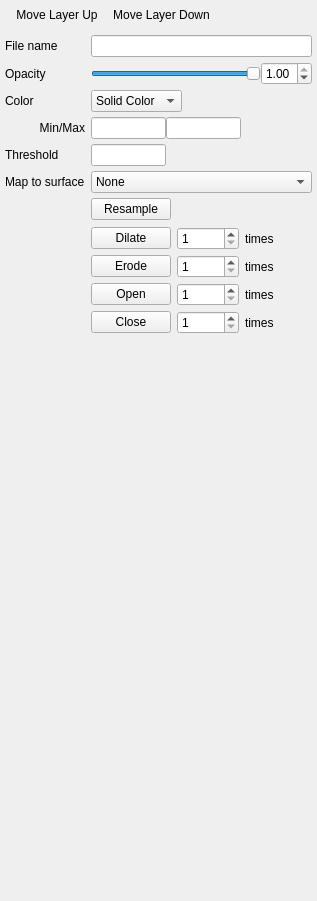
<?xml version="1.0" encoding="UTF-8"?>
<ui version="4.0">
 <class>PanelROI</class>
 <widget class="QScrollArea" name="PanelROI">
  <property name="geometry">
   <rect>
    <x>0</x>
    <y>0</y>
    <width>317</width>
    <height>901</height>
   </rect>
  </property>
  <property name="windowTitle">
   <string>ScrollArea</string>
  </property>
  <property name="frameShape">
   <enum>QFrame::NoFrame</enum>
  </property>
  <property name="widgetResizable">
   <bool>true</bool>
  </property>
  <widget class="QWidget" name="scrollAreaWidgetContents">
   <property name="geometry">
    <rect>
     <x>0</x>
     <y>0</y>
     <width>317</width>
     <height>901</height>
    </rect>
   </property>
   <layout class="QVBoxLayout" name="verticalLayout_2">
    <property name="leftMargin">
     <number>5</number>
    </property>
    <property name="topMargin">
     <number>0</number>
    </property>
    <property name="rightMargin">
     <number>5</number>
    </property>
    <property name="bottomMargin">
     <number>5</number>
    </property>
    <item>
     <layout class="QVBoxLayout" name="verticalLayoutToolbar">
      <property name="spacing">
       <number>0</number>
      </property>
      <property name="leftMargin">
       <number>0</number>
      </property>
      <property name="bottomMargin">
       <number>0</number>
      </property>
      <item>
       <widget class="QToolBar" name="toolbar">
        <property name="iconSize">
         <size>
          <width>24</width>
          <height>24</height>
         </size>
        </property>
        <property name="floatable">
         <bool>false</bool>
        </property>
        <addaction name="actionMoveLayerUp"/>
        <addaction name="actionMoveLayerDown"/>
       </widget>
      </item>
     </layout>
    </item>
    <item>
     <layout class="QGridLayout" name="gridLayout">
      <property name="verticalSpacing">
       <number>5</number>
      </property>
      <item row="2" column="1">
       <layout class="QHBoxLayout" name="horizontalLayout_2">
        <item>
         <widget class="QSlider" name="sliderOpacity">
          <property name="maximum">
           <number>100</number>
          </property>
          <property name="value">
           <number>100</number>
          </property>
          <property name="orientation">
           <enum>Qt::Horizontal</enum>
          </property>
         </widget>
        </item>
        <item>
         <widget class="QDoubleSpinBox" name="doubleSpinBoxOpacity">
          <property name="maximum">
           <double>1.000000000000000</double>
          </property>
          <property name="singleStep">
           <double>0.100000000000000</double>
          </property>
          <property name="value">
           <double>1.000000000000000</double>
          </property>
         </widget>
        </item>
       </layout>
      </item>
      <item row="7" column="0">
       <widget class="QLabel" name="labelColor_4">
        <property name="text">
         <string>Map to surface</string>
        </property>
       </widget>
      </item>
      <item row="3" column="1">
       <layout class="QHBoxLayout" name="horizontalLayout">
        <item>
         <widget class="QComboBox" name="comboBoxColorMap">
          <item>
           <property name="text">
            <string>Solid Color</string>
           </property>
          </item>
          <item>
           <property name="text">
            <string>Heatscale</string>
           </property>
          </item>
         </widget>
        </item>
        <item>
         <widget class="QtColorPicker" name="colorPickerColor" native="true">
          <property name="minimumSize">
           <size>
            <width>15</width>
            <height>0</height>
           </size>
          </property>
         </widget>
        </item>
        <item>
         <spacer name="horizontalSpacer">
          <property name="orientation">
           <enum>Qt::Horizontal</enum>
          </property>
          <property name="sizeHint" stdset="0">
           <size>
            <width>1</width>
            <height>1</height>
           </size>
          </property>
         </spacer>
        </item>
       </layout>
      </item>
      <item row="4" column="1">
       <layout class="QHBoxLayout" name="horizontalLayout_4">
        <item>
         <widget class="QLineEdit" name="lineEditHeatscaleMin">
          <property name="maximumSize">
           <size>
            <width>75</width>
            <height>16777215</height>
           </size>
          </property>
         </widget>
        </item>
        <item>
         <widget class="QLineEdit" name="lineEditHeatscaleMax">
          <property name="maximumSize">
           <size>
            <width>75</width>
            <height>16777215</height>
           </size>
          </property>
         </widget>
        </item>
        <item>
         <spacer name="horizontalSpacer_4">
          <property name="orientation">
           <enum>Qt::Horizontal</enum>
          </property>
          <property name="sizeHint" stdset="0">
           <size>
            <width>0</width>
            <height>0</height>
           </size>
          </property>
         </spacer>
        </item>
       </layout>
      </item>
      <item row="7" column="1">
       <widget class="QComboBox" name="comboBoxMappedSurface">
        <item>
         <property name="text">
          <string>None</string>
         </property>
        </item>
       </widget>
      </item>
      <item row="6" column="0">
       <widget class="QLabel" name="labelColor_2">
        <property name="text">
         <string>Threshold</string>
        </property>
       </widget>
      </item>
      <item row="9" column="1">
       <widget class="QWidget" name="widgetDilateErode" native="true">
        <property name="minimumSize">
         <size>
          <width>0</width>
          <height>20</height>
         </size>
        </property>
        <layout class="QGridLayout" name="gridLayout_2">
         <property name="leftMargin">
          <number>0</number>
         </property>
         <property name="topMargin">
          <number>2</number>
         </property>
         <property name="rightMargin">
          <number>6</number>
         </property>
         <property name="bottomMargin">
          <number>2</number>
         </property>
         <property name="verticalSpacing">
          <number>5</number>
         </property>
         <item row="0" column="2">
          <widget class="QLabel" name="label_2">
           <property name="text">
            <string>times</string>
           </property>
          </widget>
         </item>
         <item row="0" column="0">
          <widget class="QPushButton" name="pushButtonDilate">
           <property name="text">
            <string>Dilate</string>
           </property>
          </widget>
         </item>
         <item row="2" column="0">
          <widget class="QPushButton" name="pushButtonOpen">
           <property name="text">
            <string>Open</string>
           </property>
          </widget>
         </item>
         <item row="1" column="0">
          <widget class="QPushButton" name="pushButtonErode">
           <property name="text">
            <string>Erode</string>
           </property>
          </widget>
         </item>
         <item row="0" column="1">
          <widget class="QSpinBox" name="spinBoxDilateTimes">
           <property name="minimum">
            <number>1</number>
           </property>
           <property name="maximum">
            <number>100</number>
           </property>
          </widget>
         </item>
         <item row="1" column="2">
          <widget class="QLabel" name="label_3">
           <property name="text">
            <string>times</string>
           </property>
          </widget>
         </item>
         <item row="1" column="1">
          <widget class="QSpinBox" name="spinBoxErodeTimes">
           <property name="minimum">
            <number>1</number>
           </property>
           <property name="maximum">
            <number>100</number>
           </property>
          </widget>
         </item>
         <item row="3" column="0">
          <widget class="QPushButton" name="pushButtonClose">
           <property name="text">
            <string>Close</string>
           </property>
          </widget>
         </item>
         <item row="2" column="1">
          <widget class="QSpinBox" name="spinBoxOpenTimes">
           <property name="minimum">
            <number>1</number>
           </property>
           <property name="maximum">
            <number>100</number>
           </property>
          </widget>
         </item>
         <item row="3" column="1">
          <widget class="QSpinBox" name="spinBoxCloseTimes">
           <property name="minimum">
            <number>1</number>
           </property>
           <property name="maximum">
            <number>100</number>
           </property>
          </widget>
         </item>
         <item row="2" column="2">
          <widget class="QLabel" name="label_4">
           <property name="text">
            <string>times</string>
           </property>
          </widget>
         </item>
         <item row="3" column="2">
          <widget class="QLabel" name="label_5">
           <property name="text">
            <string>times</string>
           </property>
          </widget>
         </item>
        </layout>
       </widget>
      </item>
      <item row="2" column="0">
       <widget class="QLabel" name="labelOpacity">
        <property name="text">
         <string>Opacity</string>
        </property>
       </widget>
      </item>
      <item row="1" column="0">
       <widget class="QLabel" name="labelFileName">
        <property name="text">
         <string>File name</string>
        </property>
       </widget>
      </item>
      <item row="3" column="0">
       <widget class="QLabel" name="labelColor">
        <property name="text">
         <string>Color</string>
        </property>
       </widget>
      </item>
      <item row="4" column="0">
       <widget class="QLabel" name="labelHeatscaleRange">
        <property name="text">
         <string>Min/Max</string>
        </property>
        <property name="alignment">
         <set>Qt::AlignRight|Qt::AlignTrailing|Qt::AlignVCenter</set>
        </property>
       </widget>
      </item>
      <item row="1" column="1">
       <widget class="QLineEdit" name="lineEditFileName"/>
      </item>
      <item row="6" column="1">
       <layout class="QHBoxLayout" name="horizontalLayout_3">
        <item>
         <widget class="QLineEdit" name="lineEditThreshold">
          <property name="maximumSize">
           <size>
            <width>75</width>
            <height>16777215</height>
           </size>
          </property>
         </widget>
        </item>
        <item>
         <spacer name="horizontalSpacer_2">
          <property name="orientation">
           <enum>Qt::Horizontal</enum>
          </property>
          <property name="sizeHint" stdset="0">
           <size>
            <width>40</width>
            <height>20</height>
           </size>
          </property>
         </spacer>
        </item>
       </layout>
      </item>
      <item row="8" column="1">
       <layout class="QHBoxLayout" name="horizontalLayout_5">
        <property name="leftMargin">
         <number>0</number>
        </property>
        <item>
         <widget class="QPushButton" name="pushButtonResample">
          <property name="text">
           <string>Resample</string>
          </property>
         </widget>
        </item>
        <item>
         <spacer name="horizontalSpacer_3">
          <property name="orientation">
           <enum>Qt::Horizontal</enum>
          </property>
          <property name="sizeHint" stdset="0">
           <size>
            <width>0</width>
            <height>0</height>
           </size>
          </property>
         </spacer>
        </item>
       </layout>
      </item>
     </layout>
    </item>
    <item>
     <spacer name="verticalSpacer">
      <property name="orientation">
       <enum>Qt::Vertical</enum>
      </property>
      <property name="sizeHint" stdset="0">
       <size>
        <width>0</width>
        <height>0</height>
       </size>
      </property>
     </spacer>
    </item>
   </layout>
  </widget>
  <action name="actionMoveLayerUp">
   <property name="icon">
    <iconset resource="freeview.qrc">
     <normaloff>:/resource/icons/move_up.png</normaloff>:/resource/icons/move_up.png</iconset>
   </property>
   <property name="text">
    <string>Move Layer Up</string>
   </property>
   <property name="toolTip">
    <string>Up</string>
   </property>
  </action>
  <action name="actionMoveLayerDown">
   <property name="icon">
    <iconset resource="freeview.qrc">
     <normaloff>:/resource/icons/move_down.png</normaloff>:/resource/icons/move_down.png</iconset>
   </property>
   <property name="text">
    <string>Move Layer Down</string>
   </property>
   <property name="toolTip">
    <string>Down</string>
   </property>
  </action>
 </widget>
 <customwidgets>
  <customwidget>
   <class>QtColorPicker</class>
   <extends>QWidget</extends>
   <header>qtcolorpicker.h</header>
   <container>1</container>
   <slots>
    <signal>colorChanged(QColor)</signal>
    <signal>currentColorChanged(QColor)</signal>
   </slots>
  </customwidget>
 </customwidgets>
 <tabstops>
  <tabstop>lineEditFileName</tabstop>
  <tabstop>sliderOpacity</tabstop>
  <tabstop>doubleSpinBoxOpacity</tabstop>
  <tabstop>comboBoxColorMap</tabstop>
  <tabstop>lineEditHeatscaleMin</tabstop>
  <tabstop>lineEditHeatscaleMax</tabstop>
  <tabstop>lineEditThreshold</tabstop>
  <tabstop>comboBoxMappedSurface</tabstop>
  <tabstop>pushButtonResample</tabstop>
  <tabstop>pushButtonDilate</tabstop>
  <tabstop>spinBoxDilateTimes</tabstop>
  <tabstop>pushButtonErode</tabstop>
  <tabstop>spinBoxErodeTimes</tabstop>
  <tabstop>pushButtonOpen</tabstop>
  <tabstop>spinBoxOpenTimes</tabstop>
  <tabstop>pushButtonClose</tabstop>
  <tabstop>spinBoxCloseTimes</tabstop>
 </tabstops>
 <resources>
  <include location="freeview.qrc"/>
 </resources>
 <connections>
  <connection>
   <sender>sliderOpacity</sender>
   <signal>valueChanged(int)</signal>
   <receiver>PanelROI</receiver>
   <slot>OnSliderOpacity(int)</slot>
   <hints>
    <hint type="sourcelabel">
     <x>244</x>
     <y>96</y>
    </hint>
    <hint type="destinationlabel">
     <x>56</x>
     <y>283</y>
    </hint>
   </hints>
  </connection>
  <connection>
   <sender>lineEditThreshold</sender>
   <signal>textChanged(QString)</signal>
   <receiver>PanelROI</receiver>
   <slot>OnEditThreshold(QString)</slot>
   <hints>
    <hint type="sourcelabel">
     <x>177</x>
     <y>194</y>
    </hint>
    <hint type="destinationlabel">
     <x>502</x>
     <y>225</y>
    </hint>
   </hints>
  </connection>
  <connection>
   <sender>lineEditHeatscaleMin</sender>
   <signal>textChanged(QString)</signal>
   <receiver>PanelROI</receiver>
   <slot>OnEditHeatscaleMin(QString)</slot>
   <hints>
    <hint type="sourcelabel">
     <x>162</x>
     <y>156</y>
    </hint>
    <hint type="destinationlabel">
     <x>421</x>
     <y>352</y>
    </hint>
   </hints>
  </connection>
  <connection>
   <sender>lineEditHeatscaleMax</sender>
   <signal>textChanged(QString)</signal>
   <receiver>PanelROI</receiver>
   <slot>OnEditHeatscaleMax(QString)</slot>
   <hints>
    <hint type="sourcelabel">
     <x>258</x>
     <y>163</y>
    </hint>
    <hint type="destinationlabel">
     <x>507</x>
     <y>197</y>
    </hint>
   </hints>
  </connection>
  <connection>
   <sender>comboBoxMappedSurface</sender>
   <signal>currentIndexChanged(int)</signal>
   <receiver>PanelROI</receiver>
   <slot>OnComboMappedSurface(int)</slot>
   <hints>
    <hint type="sourcelabel">
     <x>263</x>
     <y>210</y>
    </hint>
    <hint type="destinationlabel">
     <x>609</x>
     <y>399</y>
    </hint>
   </hints>
  </connection>
  <connection>
   <sender>pushButtonErode</sender>
   <signal>clicked()</signal>
   <receiver>PanelROI</receiver>
   <slot>OnButtonErode()</slot>
   <hints>
    <hint type="sourcelabel">
     <x>181</x>
     <y>316</y>
    </hint>
    <hint type="destinationlabel">
     <x>565</x>
     <y>309</y>
    </hint>
   </hints>
  </connection>
  <connection>
   <sender>pushButtonDilate</sender>
   <signal>clicked()</signal>
   <receiver>PanelROI</receiver>
   <slot>OnButtonDilate()</slot>
   <hints>
    <hint type="sourcelabel">
     <x>181</x>
     <y>286</y>
    </hint>
    <hint type="destinationlabel">
     <x>505</x>
     <y>326</y>
    </hint>
   </hints>
  </connection>
  <connection>
   <sender>pushButtonOpen</sender>
   <signal>clicked()</signal>
   <receiver>PanelROI</receiver>
   <slot>OnButtonOpen()</slot>
   <hints>
    <hint type="sourcelabel">
     <x>181</x>
     <y>346</y>
    </hint>
    <hint type="destinationlabel">
     <x>488</x>
     <y>415</y>
    </hint>
   </hints>
  </connection>
  <connection>
   <sender>pushButtonClose</sender>
   <signal>clicked()</signal>
   <receiver>PanelROI</receiver>
   <slot>OnButtonClose()</slot>
   <hints>
    <hint type="sourcelabel">
     <x>181</x>
     <y>376</y>
    </hint>
    <hint type="destinationlabel">
     <x>491</x>
     <y>365</y>
    </hint>
   </hints>
  </connection>
  <connection>
   <sender>pushButtonResample</sender>
   <signal>clicked()</signal>
   <receiver>PanelROI</receiver>
   <slot>OnButtonResample()</slot>
   <hints>
    <hint type="sourcelabel">
     <x>140</x>
     <y>244</y>
    </hint>
    <hint type="destinationlabel">
     <x>415</x>
     <y>246</y>
    </hint>
   </hints>
  </connection>
 </connections>
 <slots>
  <slot>OnSliderOpacity(int)</slot>
  <slot>OnEditThreshold(QString)</slot>
  <slot>OnEditHeatscaleMin(QString)</slot>
  <slot>OnEditHeatscaleMax(QString)</slot>
  <slot>OnComboMappedSurface(int)</slot>
  <slot>OnButtonDilate()</slot>
  <slot>OnButtonErode()</slot>
  <slot>OnButtonOpen()</slot>
  <slot>OnButtonClose()</slot>
  <slot>OnButtonResample()</slot>
 </slots>
</ui>
